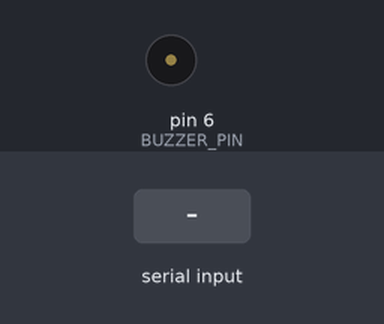
A sketch run on a simulated Arduino Uno, built with avr-gcc and run on an emulated ATmega328P. Shown: buzzer (waves = sounding, pin HIGH). The test bench sets the inputs (shaded band). What the sketch prints to the serial monitor is not drawn.

Above: at 1.2 s.
1.3 s: "a" received over Serial
2.8 s: "b" received over Serial
4.4 s: "x" received over Serial
Timing chart, 0 to 7.4 s (numbered marks = the images above; inputs shaded):
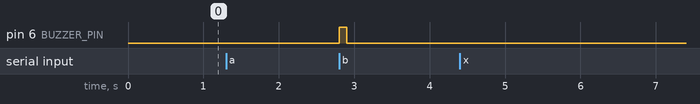

Measured:
- after the input at 1.3 s, every drawn part: stays the same
- after the input at 2.8 s, pin 6 (BUZZER_PIN): LOW → HIGH at once, → LOW 0.10 s later
- after the input at 4.4 s, every drawn part: stays the same

The sketch:

diag4_buzzer_test.ino
```cpp
// Twinflare diagnostic 4: buzzer driver test.
// D6 -> 680 ohm -> NPN base; base -> 10k -> GND; emitter -> GND;
// collector -> buzzer negative; buzzer positive -> 5V; 1N4007 across the buzzer
// (stripe to 5V); 100 uF across 5V/GND near the driver.
// Serial Monitor at 115200 baud.
//
// Behaviour: silent for the first 3 s, then one 100 ms pulse every 2 s.
// Serial commands: 'b' = 100 ms pulse, 'l' = 200 ms pulse, 'a' = toggle auto,
// 'x' = stop now.
//
// Pass gate (workflow Phase 7A): silence before the first pulse, pulses of the
// stated length, no Uno reset and no USB disconnect during a pulse. A buzzer
// that sounds continuously means a wrong transistor pinout, a missing 10k
// pulldown or reversed collector/emitter. Unplug USB before investigating.

static const uint8_t BUZZER_PIN = 6;
static const unsigned long SILENT_START_MS = 3000;
static const unsigned long AUTO_PERIOD_MS = 2000;
static const unsigned long SHORT_PULSE_MS = 100;
static const unsigned long LONG_PULSE_MS = 200;

static bool autoMode = true;
static bool buzzerOn = false;
static unsigned long buzzerOffAt = 0;
static unsigned long lastAutoMs = 0;
static unsigned long pulses = 0;

static void pulse(unsigned long ms) {
  unsigned long now = millis();
  digitalWrite(BUZZER_PIN, HIGH);
  buzzerOn = true;
  buzzerOffAt = now + ms;
  pulses++;
  Serial.print(F("pulse "));
  Serial.print(ms);
  Serial.print(F(" ms, count="));
  Serial.println(pulses);
}

void setup() {
  pinMode(BUZZER_PIN, OUTPUT);
  digitalWrite(BUZZER_PIN, LOW);
  Serial.begin(115200);
  Serial.println(F("Twinflare buzzer test: D6 drives the NPN base."));
  Serial.println(F("The buzzer must stay silent for 3 s. Keys: b = 100 ms, l = 200 ms, a = toggle auto, x = stop."));
  lastAutoMs = millis() + SILENT_START_MS - AUTO_PERIOD_MS;
}

void loop() {
  unsigned long now = millis();

  while (Serial.available()) {
    char c = (char)Serial.read();
    if (c == 'b') pulse(SHORT_PULSE_MS);
    else if (c == 'l') pulse(LONG_PULSE_MS);
    else if (c == 'a') {
      autoMode = !autoMode;
      Serial.println(autoMode ? F("auto on") : F("auto off"));
    } else if (c == 'x') {
      autoMode = false;
      buzzerOn = false;
      digitalWrite(BUZZER_PIN, LOW);
      Serial.println(F("stopped"));
    }
  }

  if (buzzerOn && (long)(now - buzzerOffAt) >= 0) {
    buzzerOn = false;
    digitalWrite(BUZZER_PIN, LOW);
  }

  if (autoMode && (long)(now - lastAutoMs) >= (long)AUTO_PERIOD_MS) {
    lastAutoMs = now;
    pulse(SHORT_PULSE_MS);
  }
}
```
